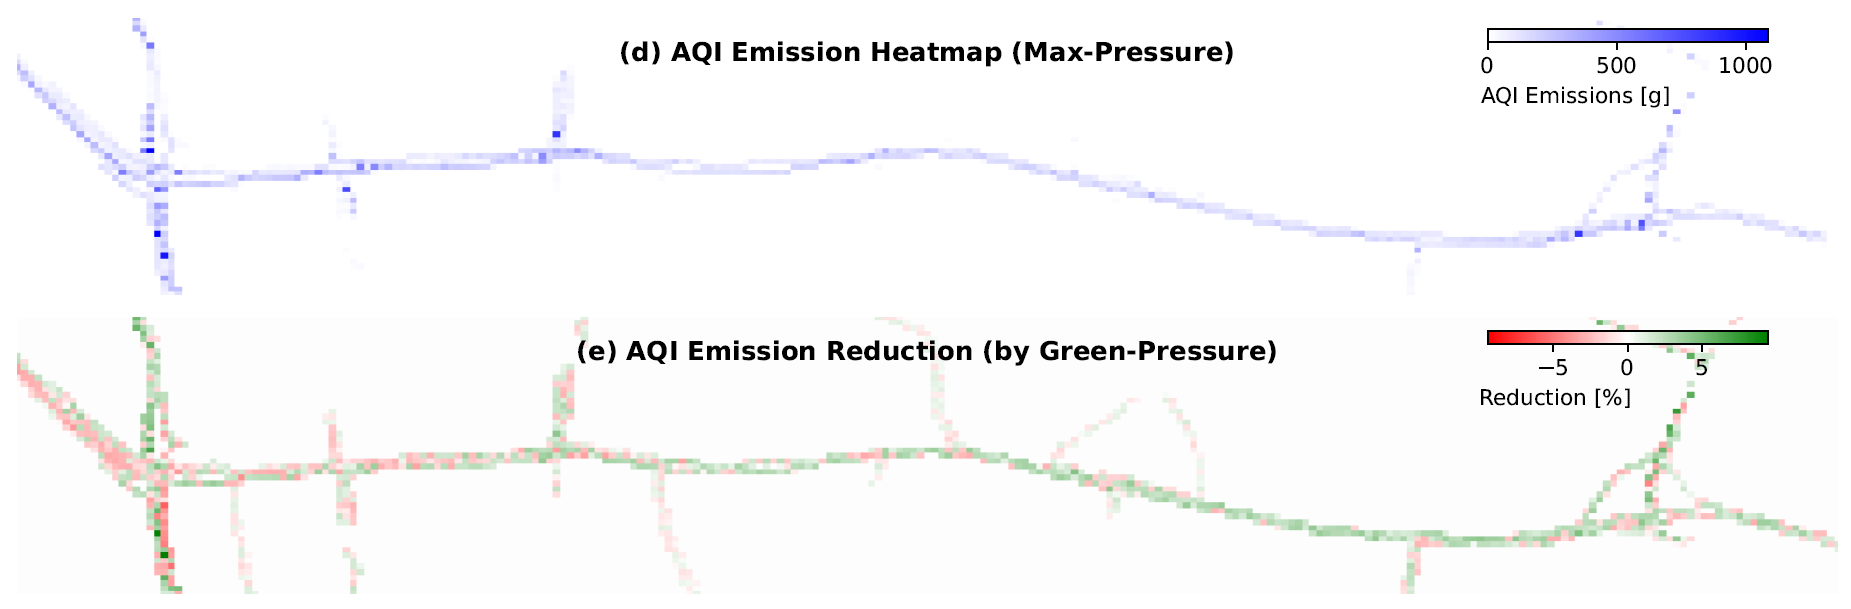

The Python source for this figure:
# #############################################################################
# ####### GREEN-PRESSURE - EMISSION-REDUCING SIGNALIZED INTERSECTION MANAGEMENT
# #######
# #######     AUTHOR:       Kevin Riehl <kriehl@ethz.ch> 
# #######     YEAR :        2025
# #######     ORGANIZATION: Traffic Engineering Group (SVT), 
# #######                   Institute for Transportation Planning and Systems,
# #######                   ETH Zürich
# #############################################################################
"""
This code will run a microsimulation with the Green-Pressure
signal controller and generate relevant log files.
"""




# #############################################################################
# ## IMPORTS
# #############################################################################
import numpy as np
import pandas as pd
import matplotlib.pyplot as plt
from matplotlib.colors import LinearSegmentedColormap
import matplotlib.colors as colors
import matplotlib.image as mpimg  # For loading images
from PIL import Image




# #############################################################################
# ## PARAMETERS
# #############################################################################
grid_resolution = 4.0  # m
heatmap_frame_border = 2
alpha = 55+180  # Rotation angle in degrees




# #############################################################################
# ## METHODS FOR LOADING
# #############################################################################
def loadTimeStepLogs(file):
    file_reader = open(file, "r")
    file_content = file_reader.read()
    file_reader.close()
    parts = file_content.split("<timestep time=\"")[1:]
    return parts

def extractInformationFromParts(parts):
    emission_info = []
    for part in parts:
        time = float(part.split("\"")[0])
        vehicle_parts = part.split("<vehicle id=")[1:]
        for vehicle_part in vehicle_parts:
            veh_pos_x = float(vehicle_part.split(" x=\"")[1].split("\"")[0])
            veh_pos_y = float(vehicle_part.split(" y=\"")[1].split("\"")[0])
            veh_em_co2 = float(vehicle_part.split(" CO2=\"")[1].split("\"")[0])
            veh_em_co = float(vehicle_part.split(" CO=\"")[1].split("\"")[0])
            veh_em_hc = float(vehicle_part.split(" HC=\"")[1].split("\"")[0])
            veh_em_nox = float(vehicle_part.split(" NOx=\"")[1].split("\"")[0])
            veh_em_pmx = float(vehicle_part.split(" PMx=\"")[1].split("\"")[0])
            veh_em_noise = float(vehicle_part.split(" noise=\"")[1].split("\"")[0])
            veh_em_aqi =  (veh_em_co2*0.15 + veh_em_co*0.10 + veh_em_hc*0.15 + veh_em_nox *0.30 + veh_em_pmx*0.30)/1000
            emission_info.append([
                time,
                veh_pos_x,
                veh_pos_y,
                veh_em_co2,
                veh_em_co,
                veh_em_nox,
                veh_em_pmx,
                veh_em_noise,
                veh_em_aqi
            ])
    return emission_info

def addSpatialDiscretization(emission_info, grid_resolution, alpha):
    emission_info_modified = []
    for info in emission_info:
        veh_pos_x = info[1]
        veh_pos_y = info[2]
        rotated_x, rotated_y = rotate_position(veh_pos_x, veh_pos_y, alpha)
        discretized_x, discretized_y = discretize_position(rotated_x, rotated_y, grid_resolution)
        emission_info_modified.append([discretized_x, discretized_y, *info])
    return emission_info_modified

def rotate_position(x, y, alpha):
    rad_alpha = np.radians(alpha)
    rotated_x = x * np.cos(rad_alpha) - y * np.sin(rad_alpha)
    rotated_y = x * np.sin(rad_alpha) + y * np.cos(rad_alpha)
    return rotated_x, rotated_y

def discretize_position(x, y, grid_resolution):
    discretized_x = round(x / grid_resolution) * grid_resolution
    discretized_y = round(y / grid_resolution) * grid_resolution
    return discretized_x, discretized_y

def prepareHeatmap(file):
    content_parts = loadTimeStepLogs(file)
    emission_info = extractInformationFromParts(content_parts)
    emission_info = addSpatialDiscretization(emission_info, grid_resolution, alpha)
    emission_info = pd.DataFrame(emission_info, columns=["grid_x", "grid_y", "time", "pos_x", "pos_y", "em_co2", "em_co", "em_nox", "em_pmx", "em_noise", "em_aqi"])
    emission_info_agg = emission_info.groupby(["grid_x", "grid_y"]).sum()
    del emission_info_agg["pos_x"]
    del emission_info_agg["pos_y"]
    del emission_info_agg["time"]
    emission_info_agg.reset_index(inplace=True)
    minx = -72 # min(emission_info_agg["grid_x"])
    maxx = 764 # max(emission_info_agg["grid_x"])
    miny = -2852 # min(emission_info_agg["grid_y"])
    maxy = -1660 # max(emission_info_agg["grid_y"])
    new_row_top_left = pd.DataFrame([[minx - heatmap_frame_border, miny - heatmap_frame_border, 0, 0, 0, 0, 0, 0]], columns=emission_info_agg.columns)
    new_row_bot_righ = pd.DataFrame([[maxx + heatmap_frame_border, maxy + heatmap_frame_border, 0, 0, 0, 0, 0, 0]], columns=emission_info_agg.columns)
    emission_info_agg_border = pd.concat([emission_info_agg, new_row_top_left, new_row_bot_righ], ignore_index=True)
    heatmap_data = emission_info_agg_border.pivot(index='grid_x', columns='grid_y', values='em_aqi')
    heatmap_data.fillna(0, inplace=True)
    heatmap_data = np.asarray(heatmap_data)[:, ::-1][::]
    return heatmap_data




# #############################################################################
# ## MAIN CODE
# #############################################################################
    # Load Heatmap From File
heatmap_data_mx = prepareHeatmap("../logs/logs_max_pressure/Emissions.xml")
heatmap_data_gr = prepareHeatmap("../logs/logs_green_pressure/Emissions.xml")
difference = np.cbrt(heatmap_data_mx - heatmap_data_gr[:,:-5])

# Display Heatmap
plt.rc('font', family='sans-serif') 
plt.rc('font', serif='Arial') 
fig, (ax1, ax2) = plt.subplots(2, 1, figsize=(12, 4))
    # First subplot
cmap = LinearSegmentedColormap.from_list("custom_cmap",  [(1, 1, 1), (0, 0, 1)] , N=100)
im1 = ax1.imshow(heatmap_data_mx, origin='lower', cmap=cmap, aspect='auto')
ax1.set_xlim(10, 270)
ax1.set_ylim(50, 100)
ax1.set_title("(d) AQI Emission Heatmap (Max-Pressure)", fontweight="bold", y=0.8)
ax1.set_xlabel("")
ax1.set_ylabel("")
ax1.set_xticks([])
ax1.set_yticks([])
cbar_ax1 = fig.add_axes([0.8, 0.925, 0.15, 0.02])
cbar1 = fig.colorbar(im1, cax=cbar_ax1, orientation='horizontal')
cbar1.set_label('AQI Emissions [g]               ')
for spine in ax1.spines.values():
    spine.set_visible(False)
    # Second subplot
cmap_diverging = colors.LinearSegmentedColormap.from_list("custom_diverging", ['red', 'white', 'green'], N=100)
im2 = ax2.imshow(difference, origin='lower', cmap=cmap_diverging, aspect='auto')
ax2.set_xlim(10, 270)
ax2.set_ylim(50, 100)
ax2.set_title("(e) AQI Emission Reduction (by Green-Pressure)", fontweight="bold", y=0.8)
ax2.set_xlabel("")
ax2.set_ylabel("")
ax2.set_xticks([])
ax2.set_yticks([])
vmin = min(difference.min(), -difference.max())
vmax = max(-difference.min(), difference.max())
im2.set_clim(vmin, vmax)
cbar_ax2 = fig.add_axes([0.8, 0.44, 0.15, 0.02])
cbar2 = fig.colorbar(im2, cax=cbar_ax2, orientation='horizontal')
cbar2.set_label('Reduction [%]                     ')
for spine in ax2.spines.values():
    spine.set_visible(False)
plt.tight_layout()
plt.show()
